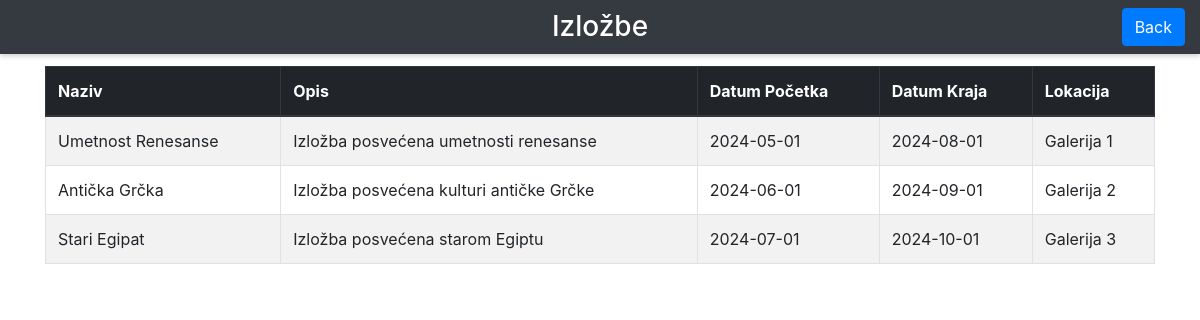
Page /izlozbe.php on the committed database.
### izlozbe.php (the view, shortened to what this page needs)
<?php include("php/povezivanje.php"); ?>
<!DOCTYPE html>
<html lang="en">
<head>
    <link rel="stylesheet" href="https://stackpath.bootstrapcdn.com/bootstrap/4.1.3/css/bootstrap.min.css">
</head>
<body>
    <div class="fixed-header text-center text-white">
        <h3 class="mb-0">Izložbe</h3>
        <button type="button" class="btn btn-primary back-to-panel"><a href="panel.php" style="color:white;">Back</a></button>
    </div>
    <div class="container">
        <div class="row">
            <div class="col-12">
                <div class="table-responsive">
                    <table class="table table-bordered table-striped mt-3">
                        <thead class="thead-dark">
                            <tr>
                                <th scope="col">Naziv</th>
                                <th scope="col">Opis</th>
                                <th scope="col">Datum Početka</th>
                                <th scope="col">Datum Kraja</th>
                                <th scope="col">Lokacija</th>
                            </tr>
                        </thead>
                        <tbody>
                            <?php
                            $query = $mysqli->query("SELECT * FROM Izložbe");
                            while ($data = $query->fetch_object()) {
                                echo '<tr>';
                                echo '<td>' . $data->Naziv . '</td>';
                                echo '<td>' . $data->Opis . '</td>';
                                echo '<td>' . $data->DatumPočetka . '</td>';
                                echo '<td>' . $data->DatumKraja . '</td>';
                                echo '<td>' . $data->Lokacija . '</td>';
                                echo '</tr>';
                            }
                            ?>
                        </tbody>
                    </table>
                </div>
            </div>
        </div>
    </div>
</body>
</html>

### izlozbe.php (style rules this page uses)
body { background-image: url('img/muzej.jpg'); background-repeat: no-repeat; background-attachment: fixed; background-size: 100% 100%; }
.container { margin-top: 50px; }
.fixed-header { position: fixed; top: 0; width: 100%; background-color: #343a40; padding: 10px 0; z-index: 1000; box-shadow: 0 2px 5px rgba(0, 0, 0, 0.2); }
.back-to-panel { position: absolute; right: 15px; top: 50%; transform: translateY(-50%); }
.table { background-color: white; }

### rows in the picture
izložbe: Naziv "Umetnost Renesanse", Opis "Izložba posvećena umetnosti renesanse", DatumPočetka "2024-05-01", DatumKraja "2024-08-01", Lokacija "Galerija 1"
izložbe: Naziv "Antička Grčka", Opis "Izložba posvećena kulturi antičke Grčke", DatumPočetka "2024-06-01", DatumKraja "2024-09-01", Lokacija "Galerija 2"
izložbe: Naziv "Stari Egipat", Opis "Izložba posvećena starom Egiptu", DatumPočetka "2024-07-01", DatumKraja "2024-10-01", Lokacija "Galerija 3"
